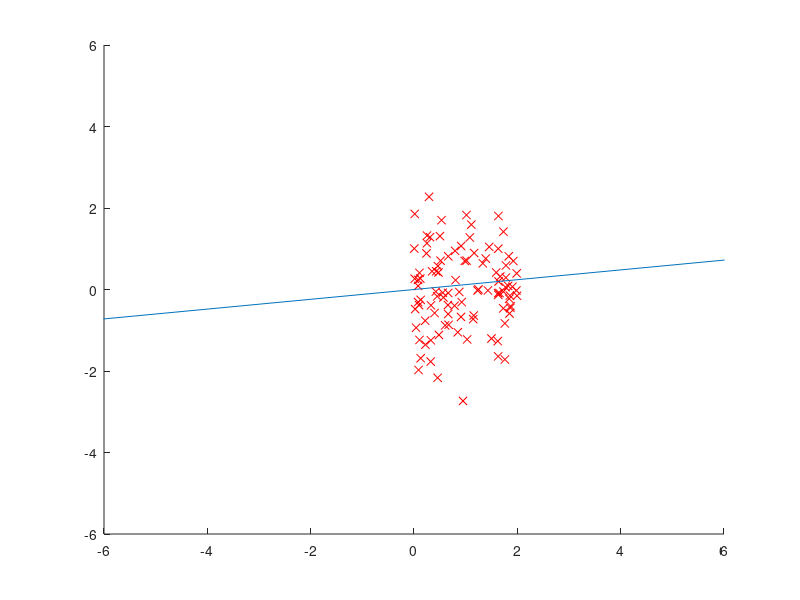

The MATLAB source for this figure:
%主成分分析
clc,clear,close all;
n=100;
x=[2*randn(n,1) randn(n,1)];
X = [2*rand(n,1) 2*round(rand(n,1))-1+randn(n,1)/3];
x=x-repmat(mean(x),[n,1]);%数据中心化处理
[t,v]=eigs(x'*X,1);%求正交投影矩阵T

figure(1);clf;hold on ;axis([-6 6 -6 6]);
plot(X(:,1),x(:,2),'rx');
plot(9*[-t(1) t(1)],9*[-t(2) t(2)]);
